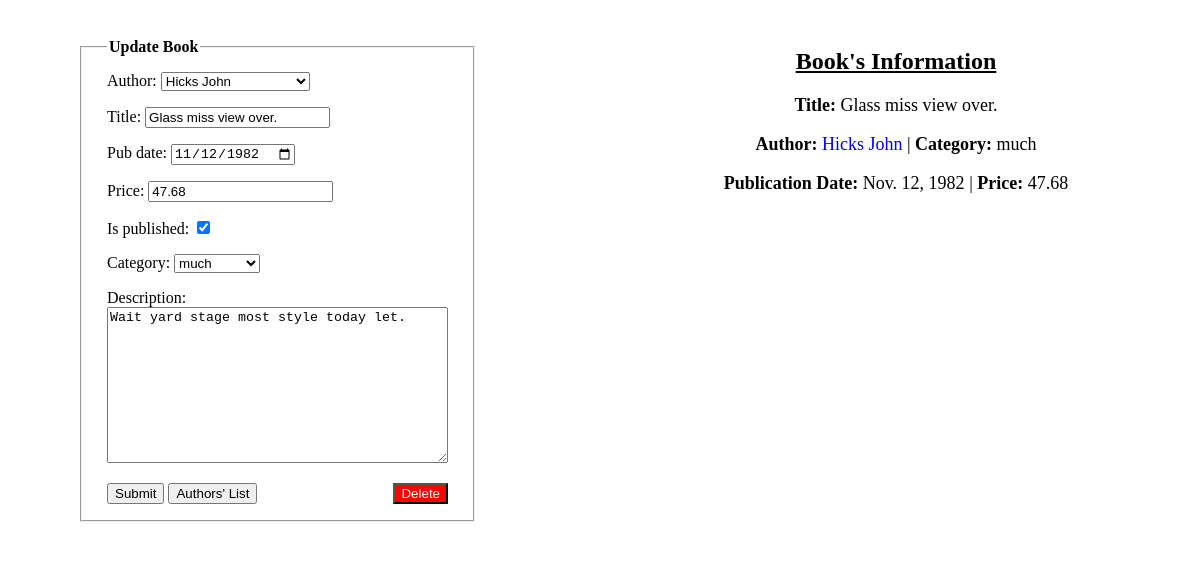
Page /update_book/7 on the committed database.
### core/models.py (models this page shows)
class Book(models.Model):
    author = models.ForeignKey(Author, on_delete=models.CASCADE)
    title = models.CharField(verbose_name='Title', max_length=80)
    pub_date = models.DateField(verbose_name='Pub Date')
    price = models.FloatField(verbose_name='Price')
    is_published = models.BooleanField(default=True)
    category = models.ForeignKey(Category, on_delete=models.CASCADE)
    description = models.TextField(verbose_name='Description', blank=True)
    created_at = models.DateTimeField(auto_now_add=True)
    updated_at = models.DateTimeField(auto_now=True)
    def __str__(self) -> str:
        return self.title

class Author(models.Model):
    first_name = models.CharField(verbose_name='First Name', max_length=50)
    last_name = models.CharField(verbose_name='Last Name', max_length=50)
    birth_date = models.DateField(verbose_name='Birth Date')
    description = models.TextField(verbose_name='Description', blank=True)
    created_at = models.DateTimeField(auto_now_add=True)
    updated_at = models.DateTimeField(auto_now=True)
    def __str__(self) -> str:
        return f'{self.last_name} {self.first_name}'

class Category(models.Model):
    name = models.CharField(verbose_name='Name', max_length=50, unique=True)
    description = models.TextField(verbose_name='Description', blank=True)
    created_at = models.DateTimeField(auto_now_add=True)
    updated_at = models.DateTimeField(auto_now=True)
    def __str__(self):
        return self.name
    class Meta:
        verbose_name_plural = 'Categories'

### core/views.py (the view, shortened to what this page needs)
# urls.py: path("update_book/<int:book_id>", views.UpdateBookView.as_view(), name='update-book'),
class UpdateBookView(View):
    def rendered_data(self, form, book):
        return  {
                    'page_title': 'Update Book',
                    'legend_tag': 'Update Book',
                    'form': form,
                    'book': book,
                    'delete_modal_title': 'Delete Book',
                    'delete_modal_message': f'Are you sure you want to delete "{book}"?'
                }
    def get(self, request, book_id):
        try:
            book = Book.objects.select_related('author', 'category').get(id=book_id)
        except Book.DoesNotExist:
            messages.error(request, f'There is no any book with id: {book_id}.')
            return redirect('authors-list')
        else:
            particular_book_data = {
                                        'author': book.author,
                                        'title': book,
                                        'pub_date': book.pub_date,
                                        'price': book.price,
                                        'is_published': book.is_published,
                                        'category': book.category,
                                        'description': book.description
                                                                        }
            initial_form = UpdateBookForm(initial=particular_book_data)
            return render(request, 'core/book_form.html', self.rendered_data(initial_form, book))

### core/forms.py (shortened to what this page needs)
class UpdateBookForm(forms.ModelForm):
    pub_date = forms.DateField(widget=NumberInput(attrs={'type': 'date'}))
    class Meta:
        model = Book
        exclude = ['createrd_at', 'updated_at']
    def __init__(self, *args, **kwargs):
        super().__init__(*args, **kwargs)
        self.fields['author'].queryset = Author.objects.order_by('last_name', 'first_name')
        self.fields['category'].queryset = Category.objects.order_by('name')

### core/templates/core/book_form.html (shortened to what this page needs)
{% extends 'core/base.html' %}
{% load static %}
{% block css %}
    <link rel="stylesheet" type="text/css" href="{% static 'core/css/base_style.css' %}">
    <link rel="stylesheet" type="text/css" href="{% static 'core/css/forms.css' %}">
    <link rel="stylesheet" type="text/css" href="{% static 'core/css/delete_modal.css' %}">
{% endblock %}
{% block left-content %}
    <form action="" method="post">
        <fieldset>
            <legend><b>{{legend_tag}}</b></legend>
            {% for field in form %}
                <p>{{field.label_tag}} {{field}} {{field.errors}}<p>
            {% endfor %}
            <input type="submit" value="Submit">
            <a href="{% url 'authors-list' %}"> <button type="button">Authors' List</button> </a>
            {% if legend_tag == 'Update Book' %}
                <button type="button" id="delete" onclick="document.getElementById('delete_modal').style.display='block'">Delete</button>
            {% endif %}
        </fieldset>
    </form>
{% endblock %}
{% block right-content %}
    {% if page_title == 'Update Book' %}
        <h2>Book's Information</h2>
        <div id="info">
            <p><b>Title:</b> {{book.title}}</p>
            <p><b>Author:</b> <a href="{% url 'update-author' book.author.id %}">{{book.author}}</a> | <b>Category:</b> {{book.category}}</p>
            <p><b>Publication Date:</b> {{book.pub_date}}</a> | <b>Price:</b> {{book.price}}</p>
    {% endif %}
{% endblock %}

### core/static/core/css/base_style.css (style rules this page uses)
* { box-sizing: border-box; }

### core/static/core/css/forms.css (style rules this page uses)
form { margin: 30px; }
fieldset { width: 23%; padding: 0 25px; }
#delete { background-color: red; color: white; float: right; }
h2 { text-align: center; text-decoration: underline; }
#info { text-align: center; font-size: large; }
a { text-decoration: none; }

### core/static/core/css/delete_modal.css (style rules this page uses)
* { box-sizing: border-box; }

### rows in the picture
Book: form "Hicks John" "Glass miss view over." "11/12/1982" "47.68" "☑" "much" "Wait yard stage most style today let.", title "Glass miss view over.", author "Hicks John", category "much", pub_date "Nov. 12, 1982", price "47.68"

### other values in the picture
{{ legend_tag }} "Update Book"
{{ field.label_tag }} "Author:" "Title:" "Pub date:" "Price:" "Is published:" "Category:" "Description:"
